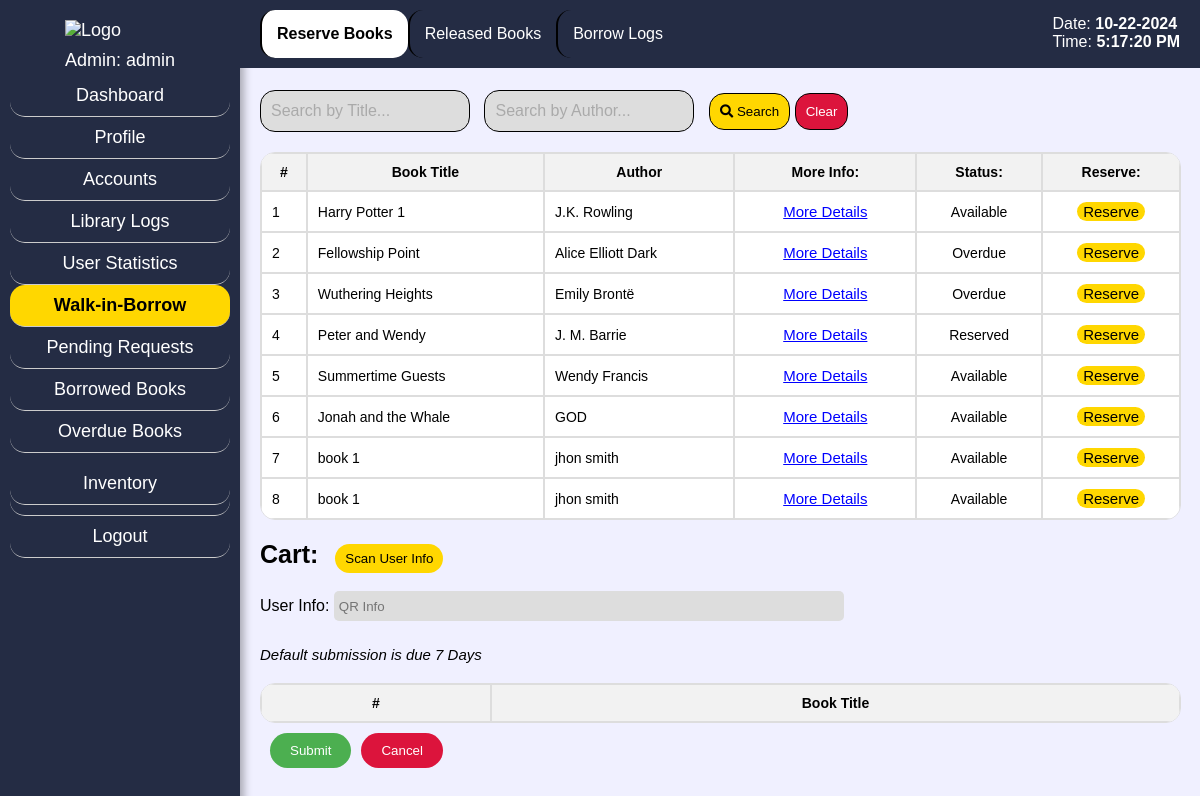
The app's page /admin_wres.php?aid=1 with its own data.
### tables this page shows
CREATE TABLE `inventory` (
  `bid` int(9) NOT NULL,
  `title` varchar(99) NOT NULL,
  `author` varchar(99) NOT NULL,
  `year` varchar(99) NOT NULL,
  `genre` varchar(255) NOT NULL,
  `dew_num` varchar(99) NOT NULL,
  `ISBN` varchar(99) NOT NULL,
  `shlf_num` varchar(99) NOT NULL,
  `cndtn` varchar(99) NOT NULL,
  `add_info` varchar(500) NOT NULL,
  `status` varchar(255) NOT NULL,
  `added_by` varchar(99) NOT NULL
);

### admin_wres.php (the view, shortened to what this page needs)
<?php
include 'config.php';
if(isset($_GET['aid'])) {
    $aid = $_GET['aid'];
    $query = "SELECT username FROM admin WHERE aid = ?";
    $stmt = $mysqli->prepare($query);
    $stmt->bind_param("i", $aid);
    $stmt->execute();
    $result = $stmt->get_result();
    if ($result && $result->num_rows > 0) {
        $admin = $result->fetch_assoc();
        $admin_username = $admin['username'];
        $admin_username_display = $admin_username;
    } else {
        $admin_username_display = "Username";
    }
}
$query = "SELECT * FROM inventory";
$result = $mysqli->query($query);
?>
<!DOCTYPE html>
<html lang="en">
<head>
    <link rel="stylesheet" href="css/admin_srch.css">
    <link rel="stylesheet" href="https://cdn.jsdelivr.net/npm/sweetalert2@11/dist/sweetalert2.min.css">
    <link rel="stylesheet" href="https://cdnjs.cloudflare.com/ajax/libs/font-awesome/5.15.4/css/all.min.css">
</head>
<body class="bg">
<div class="sidebar">
    <span style="margin-left: 25%;"><img src="css/pics/logop.png" alt="Logo" class="logo"></span>
        <?php
        if(isset($admin_username_display)) {
            echo '<div class="hell">Admin: ' . $admin_username_display . '</span></div>';
        } else {
            echo '<div>Admin: <br>Username</div>';
        }
        ?>
        <a href="admin_dash.php<?php if(isset($aid)) echo '?aid=' . $aid; ?>" class="sidebar-item">Dashboard</a>
        <a href="admin_pf.php<?php if(isset($aid)) echo '?aid=' . $aid; ?>" class="sidebar-item">Profile</a>
        <a href="admin_srch.php<?php if(isset($aid)) echo '?aid=' . $aid; ?>" class="sidebar-item">Accounts</a>
        <a href="admin_attd.php<?php if(isset($aid)) echo '?aid=' . $aid; ?>" class="sidebar-item">Library Logs</a>
        <a href="admin_stat.php<?php if (isset($aid)) echo '?aid=' . $aid; ?>" class="sidebar-item">User Statistics</a>
        <a href="admin_wres.php<?php if(isset($aid)) echo '?aid=' . $aid; ?>" class="sidebar-item active">Walk-in-Borrow</a>
        <a href="admin_preq.php<?php if(isset($aid)) echo '?aid=' . $aid; ?>" class="sidebar-item">Pending Requests</a>
        <a href="admin_brel.php<?php if(isset($aid)) echo '?aid=' . $aid; ?>" class="sidebar-item">Borrowed Books</a>
        <a href="admin_ob.php<?php if(isset($aid)) echo '?aid=' . $aid; ?>" class="sidebar-item">Overdue Books</a>
        <div class="sidebar-item dropdown">
            <a href="#" class="dropdown-link" onmouseover="toggleDropdown(event)">Inventory</a>
        </div>
        <a href="login.php" class="sidebar-item logout-btn">Logout</a>
    </div>
    <div class="content">
    <nav class="secondary-navbar">
            <a href="admin_wres.php<?php if(isset($aid)) echo '?aid=' . $aid; ?>" class="secondary-navbar-item active">Reserve Books</a>
            <a href="admin_wrel.php<?php if(isset($aid)) echo '?aid=' . $aid; ?>" class="secondary-navbar-item">Released Books</a>
            <a href="admin_wlogs.php<?php if(isset($aid)) echo '?aid=' . $aid; ?>" class="secondary-navbar-item">Borrow Logs</a>
        </nav>
    </div>
    <div class="fixed-date-time">
        <p>Date: <span id="current-date"><?php echo date("m-d-Y"); ?></span></p>
        <p>Time: <span id="current-time"></span></p>
    </div>
    <div class="content-container">
    <div class="search-bar">
    <input type="text" id="titleInput" placeholder="Search by Title...">
    <input type="text" id="authorInput" placeholder="Search by Author...">
    <button type="button" id="searchButton"><i class="fas fa-search"></i> Search</button>
    <button type="button" id="cancelSearchButton" style="background-color:crimson; color:white;">Clear</button>
    </div>
        <table>
            <thead>
                <tr>
                    <th>#</th>
                    <th>Book Title</th>
                    <th>Author</th>
                    <th>More Info:</th>
                    <th>Status:</th>
                    <th>Reserve:</th>
                </tr>
            </thead>
            <tbody>
                <?php
                if ($result && $result->num_rows > 0) {
                    $counter = 1;
                    while($row = $result->fetch_assoc()) {
                        echo "<tr>";
                        echo "<td>" . $counter++ . "</td>";
                        echo "<td>" . $row["title"] . "</td>";
                        echo "<td>" . $row["author"] . "</td>";
                        echo "<td style='text-align:center;'><button class='more-info-btn' data-bid='" . $row["bid"] . "'>More Details</button></td>";
                        echo "<td style='text-align:center;' class='status-cell'>" . $row["status"] . "</td>";
                        echo "<td style='text-align:center;'><button class='reserve-btn'>Reserve</button></td>";
                        echo "</tr>";
                    }
                } else {
                    echo "<tr><td colspan='5'>No books found in inventory.</td></tr>";
                }
                ?>
            </tbody>
        </table>
        <div class="cart-header">Cart: <button class="scan-button">Scan User Info</button></div><br>
        <label for="qr-info">User Info:</label>
        <input type="text" id="qr-info" name="qr-info" placeholder="QR Info" required readonly style="background-color:#ddd;"><br>
        <p style="font-size: 15px;"><i> Default submission is due 7 Days</i></p>
        <table id="selected-books-table" style="margin-top: 20px;">
            <thead>
                <tr>
                    <th>#</th>
                    <th>Book Title</th>
                </tr>
            </thead>
        </table>
        <div class="cart-content">
        <form id="reserveForm" action="<?php echo htmlspecialchars($_SERVER["PHP_SELF"]); ?><?php if(isset($aid)) echo '?aid=' . $aid; ?>" method="post">
            <button type="submit" name="reserve_submit">Submit</button>
        </form>
            <button type="button" id="cancelButton">Cancel</button>
        </div>
    </div>
</body>
</html>

### css/admin_srch.css (style rules this page uses)
.bg { margin: 0; padding: 0; font-family: Century Gothic,CenturyGothic,AppleGothic,sans-serif; background-color: #F0F0FF; }
.logo { height: 50px; width: auto; }
.sidebar { background-color: #242c44; width: 220px; padding: 20px 10px 20px 10px; height: 100%; font-size: 18px; position: fixed; top: 0; color: white; box-shadow: 4px 0 8px rgba(0, 0, 0, 0.3); }
.sidebar-item { padding: 10px 0; border-bottom: 1px solid #ccc; text-decoration: none; color: white; display: block; text-align: center; border-radius: 15px; }
.sidebar-item.active { background-color: gold; color: black; font-weight: bold; display: block; padding: 10px 0; }
.logout-btn { margin-top: auto; padding: 10px 0; text-decoration: none; color: white; display: block; text-align: center; border-radius: 15px; }
.secondary-navbar { background-color: #242c44; padding: 10px 20px; display: block; float: left; align-items: center; margin-left: 240px; position: fixed; width: 100%; position: fixed; top: 0; z-index: 1000; }
.secondary-navbar-item { padding: 15px; text-decoration: none; color: white; display: block; border-left: 2px solid black; float: left; text-align: center; border-radius: 15px; }
.secondary-navbar-item.active { background-color: white; color: black; font-weight: bold; }
.content-container { margin-top: 70px; margin-left: 240px; padding-left: 20px; overflow-y: auto; height: calc(100% - 70px); padding-bottom: 20px; }
.search-bar { margin-top: 20px; margin-bottom: 20px; }
.search-bar input[type="text"], .search-bar input[type="number"], .search-bar select, .search-bar button[type="submit"] { padding: 10px; font-size: 16px; border: 1px solid black; display: inline-block; margin-right: 10px; background-color: #ddd; }
.search-bar input[type="text"] { width: 20%; border-radius: 15px; }
.search-bar input[type="text"]::placeholder { color: #aaa; }
.search-bar button[type="button"] { background-color: gold; color: black; cursor: pointer; border-radius: 15px; padding: 10px; border: solid black 1px; }
table { width: 98%; margin-top: -10px; font-size: 14px; border-spacing: 0; border-radius: 15px; overflow: hidden; border: 1px solid #ddd; }
table tr { color: black; background-color: white; }
table th, table td { padding: 10px; border: 1px solid #ddd; text-align: left; }
table th { background-color: #f2f2f2; text-align: center; }
.fixed-date-time { position: fixed; top: 15px; right: 20px; color: white; font-size: 16px; z-index: 1000; }
.fixed-date-time p { margin: 0; padding: 0; }
.fixed-date-time span { font-weight: bold; }
.cart-header { font-weight: bold; margin-top: 20px; font-size: 25px; }
.cart-content { display: flex; align-items: flex-start; margin-top: 10px; }
.cart-content button { background-color: #4CAF50; color: white; border: none; padding: 10px 20px; cursor: pointer; margin-left: 10px; border-radius: 20px; }
#cancelButton { background-color: crimson; color: white; }
.scan-button { background-color: gold; color: black; border: none; padding: 7px 10px; cursor: pointer; margin-left: 10px; border-radius: 20px; }
input[type="number"], input[type="text"] { width: 500px; height: 20px; padding: 5px; border: none; border-radius: 5px; margin-bottom: 10px; background-color: white; color: black; }
.reserve-btn { background-color: gold; color: black; border-radius: 50px; border: 1px red; cursor: pointer; font-size: 15px; }
.more-info-btn { color: blue; cursor: pointer; font-size: 15px; background: none; border: none; text-decoration: underline; }
.dropdown-link { padding: 10px 0; border-bottom: 1px solid #ccc; text-decoration: none; color: white; display: block; text-align: center; border-radius: 15px; }
.hell { text-align: center; margin-bottom: 2%; margin-top: 4%; }

### records on screen
inventory: title "Harry Potter 1", author "J.K. Rowling", status "Available"
inventory: title "Fellowship Point", author "Alice Elliott Dark", status "Overdue"
inventory: title "Wuthering Heights", author "Emily Brontë", status "Overdue"
inventory: title "Peter and Wendy", author "J. M. Barrie", status "Reserved"
inventory: title "Summertime Guests", author "Wendy Francis", status "Available"
inventory: title "Jonah and the Whale", author "GOD", status "Available"
inventory: title "book 1", author "jhon smith", status "Available"
inventory: title "book 1", author "jhon smith", status "Available"

### other values on screen
$admin_username_display "admin"
